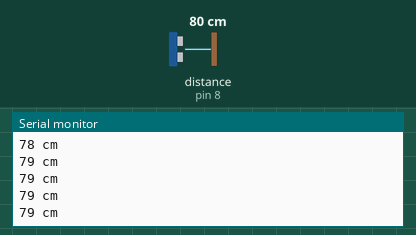
Simulated run of this sketch. Board: Arduino Uno, built with avr-gcc and run on an emulated ATmega328P. On the bench: the last lines printed to the serial monitor. Wiring (inferred from the names in the program): ultrasonic range finder: trigger pin 9; echo pin 8. The test bench sets the inputs (shaded band); at power-on: distance to the obstacle (sensor on pin 8) 80 cm. The echo pulse lasts 58.3 µs per cm.

Above: at 1.2 s.
1.3 s: distance to the obstacle (sensor on pin 8) set to 2 cm
At 1.62 s:
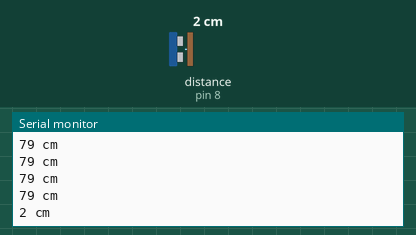
2.8 s: distance to the obstacle (sensor on pin 8) set to 4 cm
At 3.0 s:
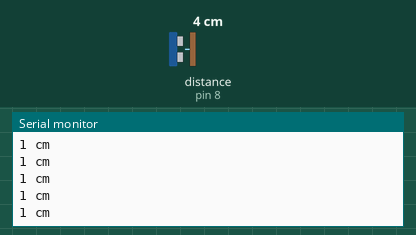
Timing chart, 0 to 5.8 s (numbered marks = the images above; inputs shaded):
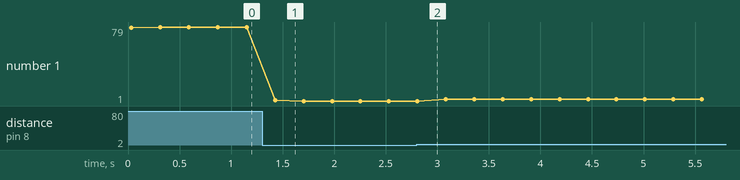

Measured:
- after the input at 1.3 s, the serial monitor: prints a new line after 0.13 s (image 1)
- plotted number 1: 79 → 1 after the input at 1.3 s, 1 → 3 after the input at 2.8 s

The sketch:

hc-sr04.ino
```cpp
#include <SR04.h>

const int TRIG_PIN = 9;
const int ECHO_PIN = 8;

SR04 sr04(ECHO_PIN,TRIG_PIN);

void setup()
{
  Serial.begin(115200);
}

void loop()
{
   long distances = sr04.Distance();
   Serial.print(distances);
   Serial.println(" cm");
   delay(250);
}
```
